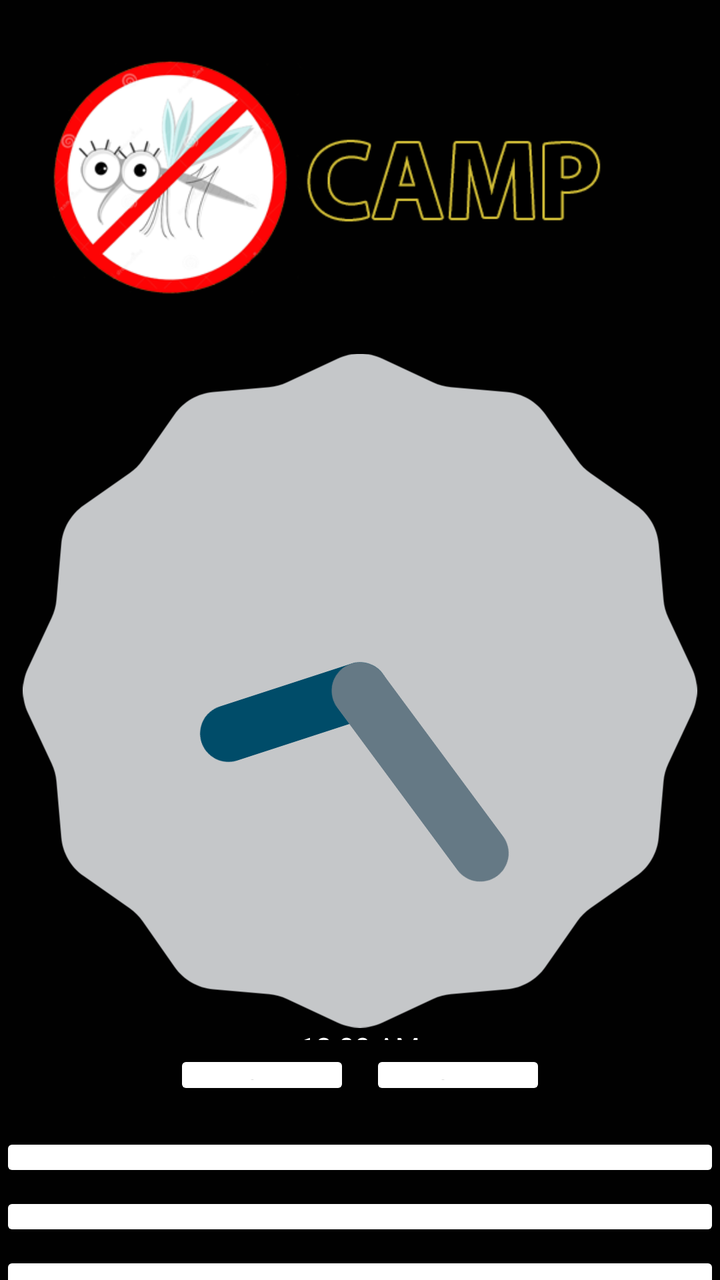
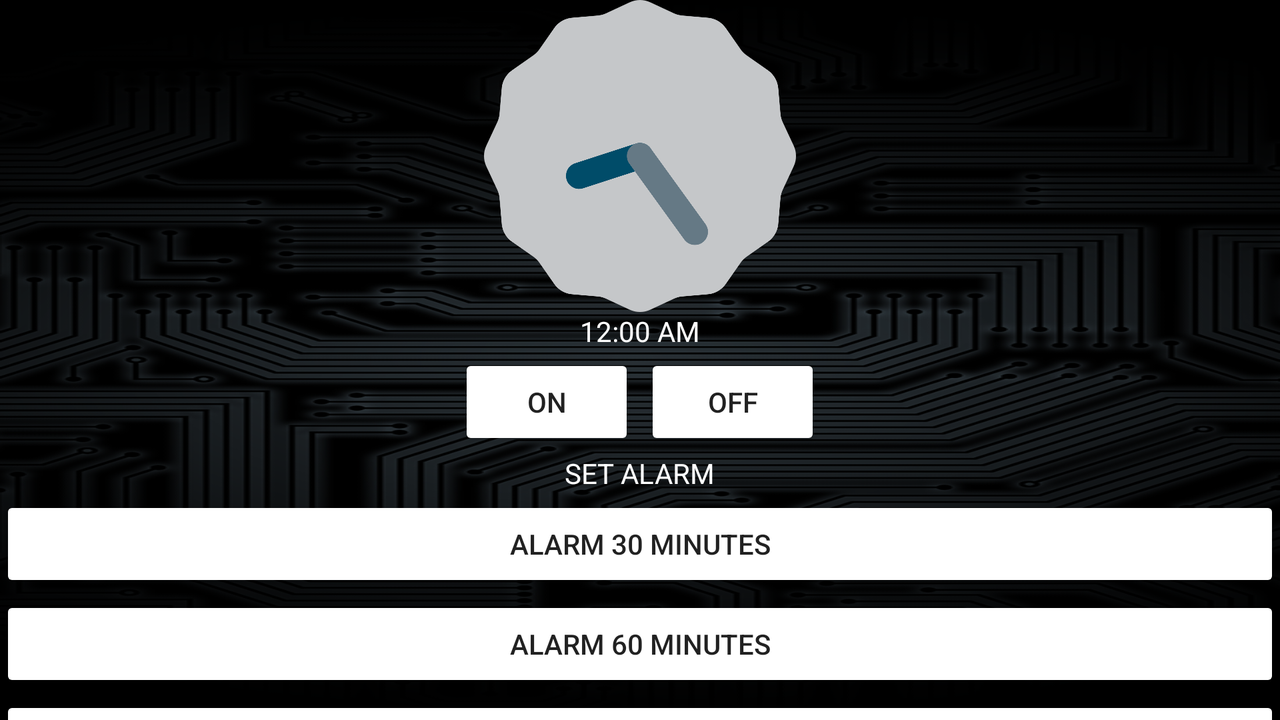

The same Android screen from two of the app's own layout files: first res/layout/ as a phone draws it, then the repository's variant for another configuration, drawn on a device whose configuration selects that folder. Both files follow.
<!-- AndroidManifest.xml: application theme MosquitoEnd -->
<!-- res/layout/activity_mosquito3.xml -->
<?xml version="1.0" encoding="utf-8"?>
<LinearLayout xmlns:android="http://schemas.android.com/apk/res/android"
    android:layout_width="match_parent"
    android:layout_height="match_parent"
    xmlns:tools="http://schemas.android.com/tools"
    android:background="#010101"
    tools:context=".Mosquito3Activity">

    <LinearLayout
        android:orientation="vertical"
        android:layout_width="match_parent"
        android:weightSum="1"
        android:layout_height="match_parent">

        <ImageView
            android:layout_width="match_parent"
            android:layout_height="wrap_content"
            android:id="@+id/imgMos"
            android:layout_weight="0.125"
            android:src="@drawable/pic_sound_3"
            android:layout_gravity="center_horizontal" />

        <AnalogClock
            android:layout_width="match_parent"
            android:layout_height="wrap_content"
            android:id="@+id/analogClock"
            android:layout_weight="0.125"
            android:layout_gravity="center_horizontal" />

        <DigitalClock
            android:layout_width="wrap_content"
            android:layout_height="wrap_content"
            android:id="@+id/digitalClock"
            android:layout_weight="0.07"
            android:textColor="@color/button"
            android:layout_marginBottom="5dp"
            android:layout_gravity="center_horizontal" />
        <LinearLayout
            android:orientation="horizontal"
            android:layout_width="wrap_content"
            android:layout_height="wrap_content"
            android:layout_weight="0.125"
            android:layout_gravity="center_horizontal">
            <Button
                android:layout_width="wrap_content"
                android:layout_height="wrap_content"
                android:text="ON"
                android:theme="@style/MyButton"
                android:id="@+id/btOn"
                android:layout_marginRight="10dp" />

            <Button
                android:layout_width="wrap_content"
                android:layout_height="wrap_content"
                android:text="OFF"
                android:id="@+id/btOff"
                android:theme="@style/MyButton" />

        </LinearLayout>

        <TextView
            android:layout_width="wrap_content"
            android:layout_height="wrap_content"
            android:textAppearance="?android:attr/textAppearanceLarge"
            android:text="SET ALARM"
            android:textColor="@color/button"
            android:layout_weight="0.125"
            android:id="@+id/textView"
            android:layout_marginTop="5dp"
            android:layout_gravity="center_horizontal" />

        <Button
            android:layout_width="match_parent"
            android:layout_height="wrap_content"
            android:text="ALARM 30 MINUTES"
            android:id="@+id/btalarm30"
            android:layout_marginTop="5dp"
            android:layout_weight="0.125"
            android:theme="@style/MyButton"
            android:layout_gravity="center_horizontal" />

        <Button
            android:layout_width="match_parent"
            android:layout_height="wrap_content"
            android:text="ALARM 60 MINUTES"
            android:id="@+id/btalarm60"
            android:layout_marginTop="5dp"
            android:layout_weight="0.125"
            android:theme="@style/MyButton"
            android:layout_gravity="center_horizontal" />

        <Button
            android:layout_width="match_parent"
            android:layout_height="wrap_content"
            android:text="ALARM 90 MINUTES"
            android:id="@+id/btalarm90"
            android:layout_marginTop="5dp"
            android:theme="@style/MyButton"
            android:layout_weight="0.125"
            android:layout_gravity="center_horizontal" />

    </LinearLayout>
</LinearLayout>
<!-- resources referenced by this layout -->
<resources>
  <color name="button">#FFFFFF</color>
  <!-- drawable pic_sound_3: png bitmap (drawable, 54023 bytes) -->
  <style name="MyButton" parent="MyMaterialTheme">
          <item name="colorControlHighlight">@color/before_click</item>
          <item name="colorButtonNormal">@color/after_click</item>
      </style>
  <style name="MosquitoEnd" parent="MyMaterialTheme.Base">
          <item name="windowNoTitle">true</item>
          <item name="windowActionBar">false</item>
          <item name="colorPrimary">@color/colorPrimary</item>
          <item name="colorPrimaryDark">@color/colorPrimaryDark</item>
          <item name="colorAccent">@color/colorAccent</item>
      </style>
  <color name="before_click">#FFB74D</color>
  <color name="after_click">#FFFFFF</color>
  <style name="MyMaterialTheme.Base" parent="Theme.AppCompat.Light.DarkActionBar">
          <item name="windowNoTitle">true</item>
          <item name="windowActionBar">false</item>
          <item name="colorPrimary">@color/colorPrimary</item>
          <item name="colorPrimaryDark">@color/colorPrimaryDark</item>
          <item name="colorAccent">@color/colorAccent</item>
      </style>
  <color name="colorPrimary">#003333</color>
  <color name="colorPrimaryDark">#003333</color>
  <color name="colorAccent">#FF80AB</color>
</resources>
<!-- res/layout-land/activity_mosquito3.xml (the repository's variant of the layout above) -->
<!-- drawn on the phone turned sideways -->
<?xml version="1.0" encoding="utf-8"?>
<RelativeLayout xmlns:android="http://schemas.android.com/apk/res/android"
    android:layout_width="match_parent"
    android:layout_height="match_parent"
    xmlns:tools="http://schemas.android.com/tools"
    android:background="#010101"
    tools:context=".Mosquito3Activity">

    <LinearLayout
        android:orientation="vertical"
        android:layout_width="match_parent"
        android:layout_height="wrap_content"
        android:background="@drawable/bg_splash"
        android:weightSum="1">

        <ImageView
            android:layout_width="match_parent"
            android:layout_height="wrap_content"
            android:id="@+id/imgMos"
            android:src="@drawable/pic_sound_3"
            android:layout_weight="0.4"
            android:layout_gravity="center_horizontal" />

        <AnalogClock
            android:layout_width="wrap_content"
            android:layout_height="wrap_content"
            android:id="@+id/analogClock"
            android:layout_weight="0.6"
            android:layout_gravity="center_horizontal" />

        <DigitalClock
            android:layout_width="wrap_content"
            android:layout_height="wrap_content"
            android:id="@+id/digitalClock"
            android:textColor="@color/button"
            android:layout_marginBottom="2dp"
            android:layout_gravity="center_horizontal" />
        <LinearLayout
            android:orientation="horizontal"
            android:layout_width="wrap_content"
            android:layout_height="wrap_content"
            android:layout_gravity="center_horizontal">
            <Button
                android:layout_width="wrap_content"
                android:layout_height="wrap_content"
                android:text="ON"
                android:theme="@style/MyButton"
                android:layout_marginRight="5dp"
                android:id="@+id/btOn"  />

            <Button
                android:layout_width="wrap_content"
                android:layout_height="wrap_content"
                android:text="OFF"
                android:theme="@style/MyButton"
                android:id="@+id/btOff" />

        </LinearLayout>

        <TextView
            android:layout_width="wrap_content"
            android:layout_height="wrap_content"
            android:textAppearance="?android:attr/textAppearanceSmall"
            android:text="SET ALARM"
            android:id="@+id/textView"
            android:textColor="@color/button"
            android:layout_marginTop="2dp"
            android:layout_gravity="center_horizontal" />

        <Button
            android:layout_width="match_parent"
            android:layout_height="wrap_content"
            android:text="ALARM 30 MINUTES"
            android:id="@+id/btalarm30"
            android:theme="@style/MyButton"
            android:layout_marginTop="2dp"
            android:layout_gravity="center_horizontal" />

        <Button
            android:layout_width="match_parent"
            android:layout_height="wrap_content"
            android:text="ALARM 60 MINUTES"
            android:id="@+id/btalarm60"
            android:theme="@style/MyButton"
            android:layout_marginTop="2dp"
            android:layout_gravity="center_horizontal" />

        <Button
            android:layout_width="match_parent"
            android:layout_height="wrap_content"
            android:text="ALARM 90 MINUTES"
            android:id="@+id/btalarm90"
            android:theme="@style/MyButton"
            android:layout_marginTop="2dp"
            android:layout_gravity="center_horizontal" />
    </LinearLayout>
</RelativeLayout>
<!-- resources referenced by the variant -->
<!-- as the phone turned sideways resolves them -->
<resources>
  <color name="button">#FFFFFF</color>
  <!-- drawable bg_splash: png bitmap (drawable, 318578 bytes) -->
  <!-- drawable pic_sound_3: png bitmap (drawable, 54023 bytes) -->
  <style name="MyButton" parent="MyMaterialTheme">
          <item name="colorControlHighlight">@color/before_click</item>
          <item name="colorButtonNormal">@color/after_click</item>
      </style>
  <style name="MosquitoEnd" parent="MyMaterialTheme.Base">
          <item name="windowNoTitle">true</item>
          <item name="windowActionBar">false</item>
          <item name="colorPrimary">@color/colorPrimary</item>
          <item name="colorPrimaryDark">@color/colorPrimaryDark</item>
          <item name="colorAccent">@color/colorAccent</item>
      </style>
  <color name="before_click">#FFB74D</color>
  <color name="after_click">#FFFFFF</color>
  <style name="MyMaterialTheme.Base" parent="Theme.AppCompat.Light.DarkActionBar">
          <item name="windowNoTitle">true</item>
          <item name="windowActionBar">false</item>
          <item name="colorPrimary">@color/colorPrimary</item>
          <item name="colorPrimaryDark">@color/colorPrimaryDark</item>
          <item name="colorAccent">@color/colorAccent</item>
      </style>
  <color name="colorPrimary">#003333</color>
  <color name="colorPrimaryDark">#003333</color>
  <color name="colorAccent">#FF80AB</color>
</resources>
